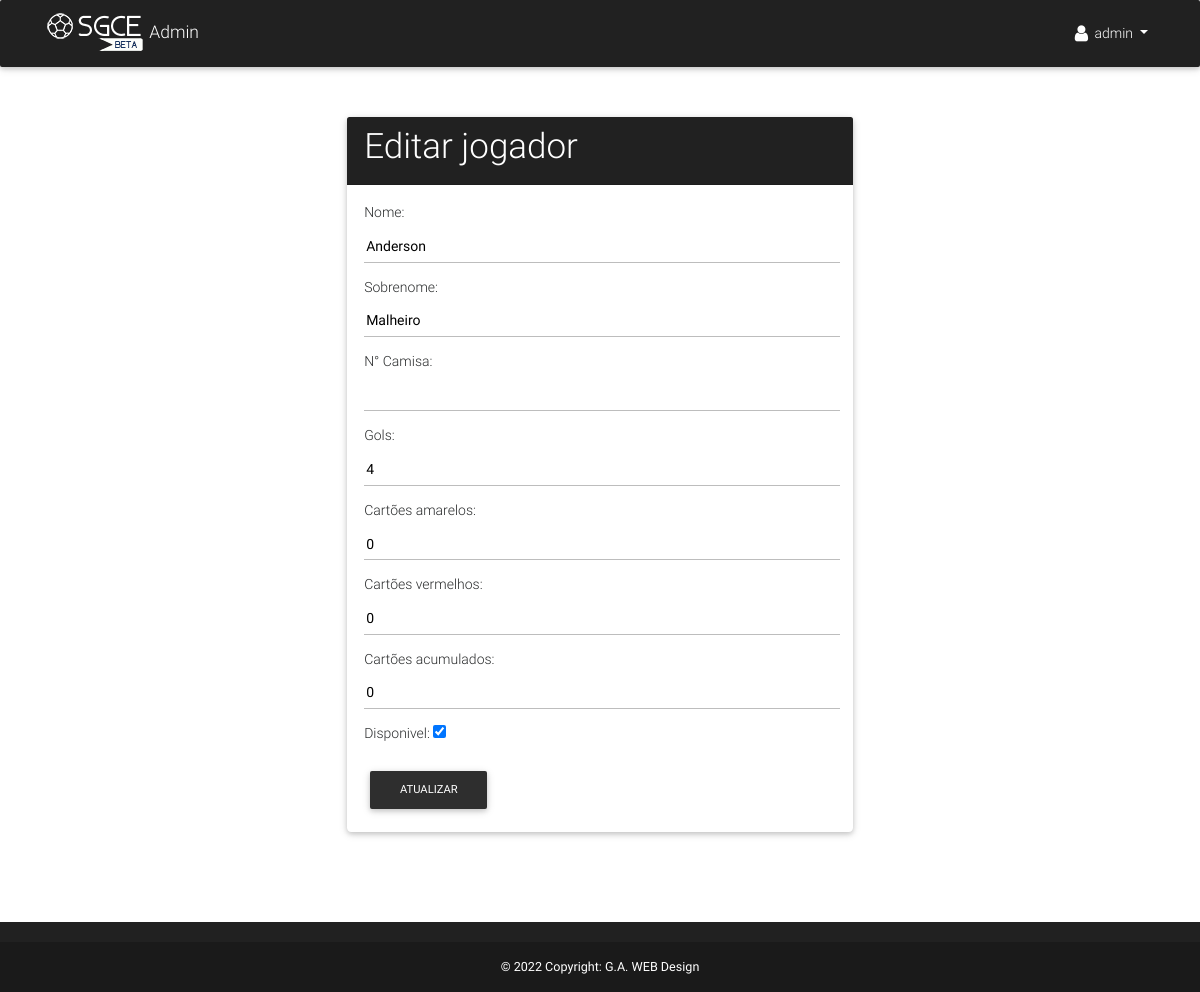
The app's page /manager/campeonato/1/editar_jogador/1/ (signed in) with its own data.
### app/models.py (models this page shows, shortened)
class Jogador(models.Model):
    nome = models.CharField('Nome', max_length=50)
    sobrenome = models.CharField('Sobrenome', max_length=100)
    apelido = models.CharField('Apelido', max_length=30, null=True, blank=True)
    idade = models.PositiveIntegerField('Idade', null=True, blank=True)
    camisa = models.PositiveIntegerField('N° Camisa', null=True, blank=True)
    rua = models.CharField('Rua', max_length=50)
    bairro = models.CharField('Bairro', max_length=50)
    cidade = models.CharField('Cidade', max_length=50)
    total_gols = models.PositiveIntegerField('Gols', default=0)
    total_gols_contra = models.PositiveIntegerField('Gols contra', default=0)
    total_cartoes_amarelos = models.PositiveIntegerField('Cartões amarelos', default=0)
    total_cartoes_vermelhos = models.PositiveIntegerField('Cartões vermelhos', default=0)
    cartoes_acumulados = models.PositiveIntegerField('Cartões acumulados', default=0)
    disponivel = models.BooleanField(default=True)
    equipe = models.ForeignKey(Equipe, verbose_name='Equipe')
    foto = models.ImageField('Foto', upload_to='fotos/', null=True, blank=True)
    campeonato = models.PositiveIntegerField('Campeonato', default=0)
    created_at = models.DateTimeField(auto_now_add=True)
    class Meta:
        verbose_name='Jogador'
        verbose_name_plural = 'Jogadores'

### app/views.py (the view)
# urls.py: url(r'^manager/campeonato/(?P<c>[0-9]+)/editar_jogador/(?P<pk>[0-9]+)/$', jogador_edit, name='jogador_edit'),
@login_required(login_url='/manager/login/')
def jogador_edit(request, c, pk):
    jogador = get_object_or_404(Jogador, pk = pk)
    if request.method == 'POST':
        form = UpdateJogador(request.POST, instance = jogador)
        if form.is_valid():
            jogador.save()
            return redirect('list_jogador', pk = c)
    else:
        form = UpdateJogador(instance = jogador)
    return render(request, 'manager/update/editar_jogador.html', {'form': form})

### app/forms.py
class UpdateJogador(ModelForm):
    class Meta:
        model = Jogador
        fields = ['nome', 'sobrenome', 'camisa', 'total_gols', 'total_cartoes_amarelos', 'total_cartoes_vermelhos', 'cartoes_acumulados', 'disponivel']

### app/templates/manager/update/editar_jogador.html (shortened to what this page needs)
{% extends 'manager/base.html' %}
{% block content %}
<br><br>
<div class="row" style="padding: 3%;">
  <div class="col-lg-12">
    <div class="row justify-content-center">
      <div class="col-lg-6">
        <div class="card">
          <div class="card-header elegant-color-dark white-text">
            <h1 class="h1-responsive">Editar jogador</h1>
          </div>
          <div class="card-body">
            <form method="post">
              {{ form.as_p }}
              <button type="submit" class="btn btn-elegant">Atualizar</button>
            </form>
          </div>
        </div>
      </div>
    </div>
  </div>
</div>
{% endblock %}

### app/templates/manager/base.html (shortened to what this page needs)
{% load static %}
<!DOCTYPE html>
<html lang="pt-br">
<head>
  <link rel="stylesheet" href="https://maxcdn.bootstrapcdn.com/font-awesome/4.7.0/css/font-awesome.min.css">
  <link href="{% static 'css/bootstrap.min.css' %}" rel="stylesheet">
  <link href="{% static 'css/mdb.min.css' %}" rel="stylesheet">
  <link href="{% static 'css/style.css' %}" rel="stylesheet">
  <link href="https://cdnjs.cloudflare.com/ajax/libs/summernote/0.8.9/summernote-lite.css" rel="stylesheet">
</head>
<body>
  <header>
    <nav class="navbar navbar-expand-lg navbar-dark elegant-color-dark fixed-top">
      <div class="container">
        <a class="navbar-brand" href="/manager/">
          <img src="{% static 'img/logo.png' %}" alt=""> Admin
        </a>
        <div class="collapse navbar-collapse" id="navbarSupportedContent">
          {% if request.user.is_authenticated %}
          <ul class="navbar-nav nav-flex-icons">
            <li class="nav-item btn-group">
              <a class="nav-link dropdown-toggle" id="navbarDropdownMenuLink" data-toggle="dropdown" aria-haspopup="true" aria-expanded="false">
                <i class="fa fa-user fa-lg"></i>
                {{ user.username }}
              </a>
            </li>
        </ul>
        {% endif %}
        </div>
      </div>
    </nav>
  </header>
  <main>
    <div class="container">
      {% block content %} {% endblock content %}
    </div>
  </main>
  <footer class="page-footer center-on-small-only elegant-color-dark">
    <div class="footer-copyright">
      <div class="container-fluid white-text">
        <strong>
          © 2022 Copyright: <a href="#">G.A. WEB Design </a>
        </strong>
      </div>
    </div>
  </footer>
</body>
</html>

### SGCE/static/css/style.css (style rules this page uses)
main { padding-top: 3rem; padding-bottom: 2rem; }
.navbar { background-color: #414a5c; }
footer.page-footer { background-color: #414a5c; margin-top: 2rem; }
.card { font-weight: 300; }
html { font-size: 14px; }

### records on screen
Jogador: nome "Anderson", sobrenome "Malheiro", total_gols "4", total_cartoes_amarelos "0", total_cartoes_vermelhos "0", cartoes_acumulados "0", disponivel "☑"

### other values on screen
{{ user.username }} "admin"
